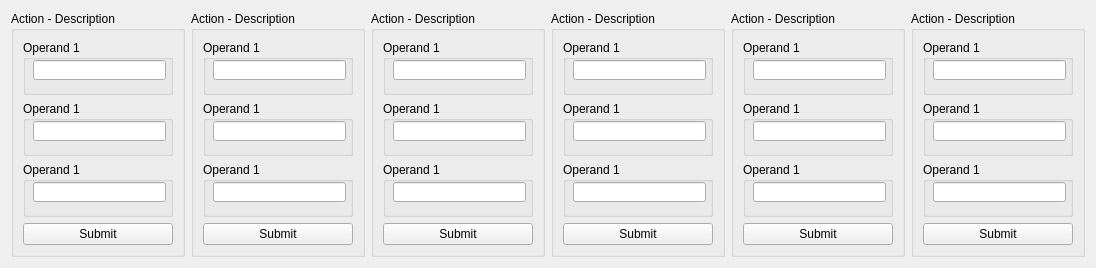
      <widget class="QWidget" name="scrollAreaWidgetContents">
       <property name="geometry">
        <rect>
         <x>-227</x>
         <y>0</y>
         <width>1068</width>
         <height>261</height>
        </rect>
       </property>
       <layout class="QGridLayout" name="gridLayout">
        <item row="0" column="0">
         <widget class="QGroupBox" name="groupBox_2">
          <property name="sizePolicy">
           <sizepolicy hsizetype="Preferred" vsizetype="Preferred">
            <horstretch>0</horstretch>
            <verstretch>0</verstretch>
           </sizepolicy>
          </property>
          <property name="minimumSize">
           <size>
            <width>0</width>
            <height>0</height>
           </size>
          </property>
          <property name="title">
           <string>Action - Description</string>
          </property>
          <property name="flat">
           <bool>false</bool>
          </property>
          <layout class="QVBoxLayout" name="verticalLayout_3">
           <property name="sizeConstraint">
            <enum>QLayout::SetNoConstraint</enum>
           </property>
           <item>
            <widget class="QGroupBox" name="groupBox_5">
             <property name="sizePolicy">
              <sizepolicy hsizetype="Minimum" vsizetype="Fixed">
               <horstretch>0</horstretch>
               <verstretch>0</verstretch>
              </sizepolicy>
             </property>
             <property name="minimumSize">
              <size>
               <width>150</width>
               <height>55</height>
              </size>
             </property>
             <property name="title">
              <string>Operand 1</string>
             </property>
             <widget class="QLineEdit" name="lineEdit_4">
              <property name="geometry">
               <rect>
                <x>10</x>
                <y>20</y>
                <width>133</width>
                <height>20</height>
               </rect>
              </property>
             </widget>
            </widget>
           </item>
           <item>
            <widget class="QGroupBox" name="groupBox_6">
             <property name="sizePolicy">
              <sizepolicy hsizetype="Minimum" vsizetype="Fixed">
               <horstretch>0</horstretch>
               <verstretch>0</verstretch>
              </sizepolicy>
             </property>
             <property name="minimumSize">
              <size>
               <width>150</width>
               <height>55</height>
              </size>
             </property>
             <property name="title">
              <string>Operand 1</string>
             </property>
             <widget class="QLineEdit" name="lineEdit_5">
              <property name="geometry">
               <rect>
                <x>10</x>
                <y>20</y>
                <width>133</width>
                <height>20</height>
               </rect>
              </property>
             </widget>
            </widget>
           </item>
           <item>
            <widget class="QGroupBox" name="groupBox_14">
             <property name="sizePolicy">
              <sizepolicy hsizetype="Minimum" vsizetype="Fixed">
               <horstretch>0</horstretch>
               <verstretch>0</verstretch>
              </sizepolicy>
             </property>
             <property name="minimumSize">
              <size>
               <width>150</width>
               <height>55</height>
              </size>
             </property>
             <property name="title">
              <string>Operand 1</string>
             </property>
             <widget class="QLineEdit" name="lineEdit_11">
              <property name="geometry">
               <rect>
                <x>10</x>
                <y>20</y>
                <width>133</width>
                <height>20</height>
               </rect>
              </property>
             </widget>
            </widget>
           </item>
           <item>
            <widget class="QPushButton" name="pushButton_2">
             <property name="text">
              <string>Submit</string>
             </property>
            </widget>
           </item>
          </layout>
         </widget>
        </item>
        <item row="0" column="1">
         <widget class="QGroupBox" name="groupBox">
          <property name="sizePolicy">
           <sizepolicy hsizetype="Preferred" vsizetype="Preferred">
            <horstretch>0</horstretch>
            <verstretch>0</verstretch>
           </sizepolicy>
          </property>
          <property name="minimumSize">
           <size>
            <width>0</width>
            <height>0</height>
           </size>
          </property>
          <property name="title">
           <string>Action - Description</string>
          </property>
          <property name="flat">
           <bool>false</bool>
          </property>
          <layout class="QVBoxLayout" name="verticalLayout_2">
           <property name="sizeConstraint">
            <enum>QLayout::SetNoConstraint</enum>
           </property>
           <item>
            <widget class="QGroupBox" name="groupBox_3">
             <property name="sizePolicy">
              <sizepolicy hsizetype="Minimum" vsizetype="Fixed">
               <horstretch>0</horstretch>
               <verstretch>0</verstretch>
              </sizepolicy>
             </property>
             <property name="minimumSize">
              <size>
               <width>150</width>
               <height>55</height>
              </size>
             </property>
             <property name="title">
              <string>Operand 1</string>
             </property>
             <widget class="QLineEdit" name="lineEdit_2">
              <property name="geometry">
               <rect>
                <x>10</x>
                <y>20</y>
                <width>133</width>
                <height>20</height>
               </rect>
              </property>
             </widget>
            </widget>
           </item>
           <item>
            <widget class="QGroupBox" name="groupBox_4">
             <property name="sizePolicy">
              <sizepolicy hsizetype="Minimum" vsizetype="Fixed">
               <horstretch>0</horstretch>
               <verstretch>0</verstretch>
              </sizepolicy>
             </property>
             <property name="minimumSize">
              <size>
               <width>150</width>
               <height>55</height>
              </size>
             </property>
             <property name="title">
              <string>Operand 1</string>
             </property>
             <widget class="QLineEdit" name="lineEdit_3">
              <property name="geometry">
               <rect>
                <x>10</x>
                <y>20</y>
                <width>133</width>
                <height>20</height>
               </rect>
              </property>
             </widget>
            </widget>
           </item>
           <item>
            <widget class="QGroupBox" name="groupBox_13">
             <property name="sizePolicy">
              <sizepolicy hsizetype="Minimum" vsizetype="Fixed">
               <horstretch>0</horstretch>
               <verstretch>0</verstretch>
              </sizepolicy>
             </property>
             <property name="minimumSize">
              <size>
               <width>150</width>
               <height>55</height>
              </size>
             </property>
             <property name="title">
              <string>Operand 1</string>
             </property>
             <widget class="QLineEdit" name="lineEdit_10">
              <property name="geometry">
               <rect>
                <x>10</x>
                <y>20</y>
                <width>133</width>
                <height>20</height>
               </rect>
              </property>
             </widget>
            </widget>
           </item>
           <item>
            <widget class="QPushButton" name="pushButton">
             <property name="text">
              <string>Submit</string>
             </property>
            </widget>
           </item>
          </layout>
         </widget>
        </item>
        <item row="0" column="2">
         <widget class="QGroupBox" name="groupBox_7">
          <property name="sizePolicy">
           <sizepolicy hsizetype="Preferred" vsizetype="Preferred">
            <horstretch>0</horstretch>
            <verstretch>0</verstretch>
           </sizepolicy>
          </property>
          <property name="minimumSize">
           <size>
            <width>0</width>
            <height>0</height>
           </size>
          </property>
          <property name="title">
           <string>Action - Description</string>
          </property>
          <property name="flat">
           <bool>false</bool>
          </property>
          <layout class="QVBoxLayout" name="verticalLayout_5">
           <property name="sizeConstraint">
            <enum>QLayout::SetNoConstraint</enum>
           </property>
           <item>
            <widget class="QGroupBox" name="groupBox_10">
             <property name="sizePolicy">
              <sizepolicy hsizetype="Minimum" vsizetype="Fixed">
               <horstretch>0</horstretch>
               <verstretch>0</verstretch>
              </sizepolicy>
             </property>
             <property name="minimumSize">
              <size>
               <width>150</width>
               <height>55</height>
              </size>
             </property>
             <property name="title">
              <string>Operand 1</string>
             </property>
             <widget class="QLineEdit" name="lineEdit_8">
              <property name="geometry">
               <rect>
                <x>10</x>
                <y>20</y>
                <width>133</width>
                <height>20</height>
               </rect>
              </property>
             </widget>
            </widget>
           </item>
           <item>
            <widget class="QGroupBox" name="groupBox_11">
             <property name="sizePolicy">
              <sizepolicy hsizetype="Minimum" vsizetype="Fixed">
               <horstretch>0</horstretch>
               <verstretch>0</verstretch>
              </sizepolicy>
             </property>
             <property name="minimumSize">
              <size>
               <width>150</width>
               <height>55</height>
              </size>
             </property>
             <property name="title">
              <string>Operand 1</string>
             </property>
             <widget class="QLineEdit" name="lineEdit_9">
              <property name="geometry">
               <rect>
                <x>10</x>
                <y>20</y>
                <width>133</width>
                <height>20</height>
               </rect>
              </property>
             </widget>
            </widget>
           </item>
           <item>
            <widget class="QGroupBox" name="groupBox_16">
             <property name="sizePolicy">
              <sizepolicy hsizetype="Minimum" vsizetype="Fixed">
               <horstretch>0</horstretch>
               <verstretch>0</verstretch>
              </sizepolicy>
             </property>
             <property name="minimumSize">
              <size>
               <width>150</width>
               <height>55</height>
              </size>
             </property>
             <property name="title">
              <string>Operand 1</string>
             </property>
             <widget class="QLineEdit" name="lineEdit_13">
              <property name="geometry">
               <rect>
                <x>10</x>
                <y>20</y>
                <width>133</width>
                <height>20</height>
               </rect>
              </property>
             </widget>
            </widget>
           </item>
           <item>
            <widget class="QPushButton" name="pushButton_4">
             <property name="text">
              <string>Submit</string>
             </property>
            </widget>
           </item>
          </layout>
         </widget>
        </item>
        <item row="0" column="3">
         <widget class="QGroupBox" name="groupBox_20">
          <property name="sizePolicy">
           <sizepolicy hsizetype="Preferred" vsizetype="Preferred">
            <horstretch>0</horstretch>
            <verstretch>0</verstretch>
           </sizepolicy>
          </property>
          <property name="minimumSize">
           <size>
            <width>0</width>
            <height>0</height>
           </size>
          </property>
          <property name="title">
           <string>Action - Description</string>
          </property>
          <property name="flat">
           <bool>false</bool>
          </property>
          <layout class="QVBoxLayout" name="verticalLayout_7">
           <property name="sizeConstraint">
            <enum>QLayout::SetNoConstraint</enum>
           </property>
           <item>
            <widget class="QGroupBox" name="groupBox_21">
             <property name="sizePolicy">
              <sizepolicy hsizetype="Minimum" vsizetype="Fixed">
               <horstretch>0</horstretch>
               <verstretch>0</verstretch>
              </sizepolicy>
             </property>
             <property name="minimumSize">
              <size>
               <width>150</width>
               <height>55</height>
              </size>
             </property>
             <property name="title">
              <string>Operand 1</string>
             </property>
             <widget class="QLineEdit" name="lineEdit_17">
              <property name="geometry">
               <rect>
                <x>10</x>
                <y>20</y>
                <width>133</width>
                <height>20</height>
               </rect>
              </property>
             </widget>
            </widget>
           </item>
           <item>
            <widget class="QGroupBox" name="groupBox_22">
             <property name="sizePolicy">
              <sizepolicy hsizetype="Minimum" vsizetype="Fixed">
               <horstretch>0</horstretch>
               <verstretch>0</verstretch>
              </sizepolicy>
             </property>
             <property name="minimumSize">
              <size>
               <width>150</width>
               <height>55</height>
              </size>
             </property>
             <property name="title">
              <string>Operand 1</string>
             </property>
             <widget class="QLineEdit" name="lineEdit_18">
              <property name="geometry">
               <rect>
                <x>10</x>
                <y>20</y>
                <width>133</width>
                <height>20</height>
               </rect>
              </property>
             </widget>
            </widget>
           </item>
           <item>
            <widget class="QGroupBox" name="groupBox_23">
             <property name="sizePolicy">
              <sizepolicy hsizetype="Minimum" vsizetype="Fixed">
               <horstretch>0</horstretch>
               <verstretch>0</verstretch>
              </sizepolicy>
             </property>
             <property name="minimumSize">
              <size>
               <width>150</width>
               <height>55</height>
              </size>
             </property>
             <property name="title">
              <string>Operand 1</string>
             </property>
             <widget class="QLineEdit" name="lineEdit_19">
              <property name="geometry">
               <rect>
                <x>10</x>
                <y>20</y>
                <width>133</width>
                <height>20</height>
               </rect>
              </property>
             </widget>
            </widget>
           </item>
           <item>
            <widget class="QPushButton" name="pushButton_6">
             <property name="text">
              <string>Submit</string>
             </property>
            </widget>
           </item>
          </layout>
         </widget>
        </item>
        <item row="0" column="4">
         <widget class="QGroupBox" name="groupBox_24">
          <property name="sizePolicy">
           <sizepolicy hsizetype="Preferred" vsizetype="Preferred">
            <horstretch>0</horstretch>
            <verstretch>0</verstretch>
           </sizepolicy>
          </property>
          <property name="minimumSize">
           <size>
            <width>0</width>
            <height>0</height>
           </size>
          </property>
          <property name="title">
           <string>Action - Description</string>
          </property>
          <property name="flat">
           <bool>false</bool>
          </property>
          <layout class="QVBoxLayout" name="verticalLayout_8">
           <property name="sizeConstraint">
            <enum>QLayout::SetNoConstraint</enum>
           </property>
           <item>
            <widget class="QGroupBox" name="groupBox_25">
             <property name="sizePolicy">
              <sizepolicy hsizetype="Minimum" vsizetype="Fixed">
               <horstretch>0</horstretch>
               <verstretch>0</verstretch>
              </sizepolicy>
             </property>
             <property name="minimumSize">
              <size>
               <width>150</width>
               <height>55</height>
              </size>
             </property>
             <property name="title">
              <string>Operand 1</string>
             </property>
             <widget class="QLineEdit" name="lineEdit_20">
              <property name="geometry">
               <rect>
                <x>10</x>
                <y>20</y>
                <width>133</width>
                <height>20</height>
               </rect>
              </property>
             </widget>
            </widget>
           </item>
           <item>
            <widget class="QGroupBox" name="groupBox_26">
             <property name="sizePolicy">
              <sizepolicy hsizetype="Minimum" vsizetype="Fixed">
               <horstretch>0</horstretch>
               <verstretch>0</verstretch>
              </sizepolicy>
             </property>
             <property name="minimumSize">
              <size>
               <width>150</width>
               <height>55</height>
              </size>
             </property>
             <property name="title">
              <string>Operand 1</string>
             </property>
             <widget class="QLineEdit" name="lineEdit_21">
              <property name="geometry">
               <rect>
                <x>10</x>
                <y>20</y>
                <width>133</width>
                <height>20</height>
               </rect>
              </property>
             </widget>
            </widget>
           </item>
           <item>
            <widget class="QGroupBox" name="groupBox_27">
             <property name="sizePolicy">
              <sizepolicy hsizetype="Minimum" vsizetype="Fixed">
               <horstretch>0</horstretch>
               <verstretch>0</verstretch>
              </sizepolicy>
             </property>
             <property name="minimumSize">
              <size>
               <width>150</width>
               <height>55</height>
              </size>
             </property>
             <property name="title">
              <string>Operand 1</string>
             </property>
             <widget class="QLineEdit" name="lineEdit_22">
              <property name="geometry">
               <rect>
                <x>10</x>
                <y>20</y>
                <width>133</width>
                <height>20</height>
               </rect>
              </property>
             </widget>
            </widget>
           </item>
           <item>
            <widget class="QPushButton" name="pushButton_7">
             <property name="text">
              <string>Submit</string>
             </property>
            </widget>
           </item>
          </layout>
         </widget>
        </item>
        <item row="0" column="5">
         <widget class="QGroupBox" name="groupBox_12">
          <property name="sizePolicy">
           <sizepolicy hsizetype="Preferred" vsizetype="Preferred">
            <horstretch>0</horstretch>
            <verstretch>0</verstretch>
           </sizepolicy>
          </property>
          <property name="minimumSize">
           <size>
            <width>0</width>
            <height>0</height>
           </size>
          </property>
          <property name="title">
           <string>Action - Description</string>
          </property>
          <property name="flat">
           <bool>false</bool>
          </property>
          <layout class="QVBoxLayout" name="verticalLayout_6">
           <property name="sizeConstraint">
            <enum>QLayout::SetNoConstraint</enum>
           </property>
           <item>
            <widget class="QGroupBox" name="groupBox_17">
             <property name="sizePolicy">
              <sizepolicy hsizetype="Minimum" vsizetype="Fixed">
               <horstretch>0</horstretch>
               <verstretch>0</verstretch>
              </sizepolicy>
             </property>
             <property name="minimumSize">
              <size>
               <width>150</width>
               <height>55</height>
              </size>
             </property>
             <property name="title">
              <string>Operand 1</string>
             </property>
             <widget class="QLineEdit" name="lineEdit_14">
              <property name="geometry">
               <rect>
                <x>10</x>
                <y>20</y>
                <width>133</width>
                <height>20</height>
               </rect>
              </property>
             </widget>
            </widget>
           </item>
           <item>
            <widget class="QGroupBox" name="groupBox_18">
             <property name="sizePolicy">
              <sizepolicy hsizetype="Minimum" vsizetype="Fixed">
               <horstretch>0</horstretch>
               <verstretch>0</verstretch>
              </sizepolicy>
             </property>
             <property name="minimumSize">
              <size>
               <width>150</width>
               <height>55</height>
              </size>
             </property>
             <property name="title">
              <string>Operand 1</string>
             </property>
             <widget class="QLineEdit" name="lineEdit_15">
              <property name="geometry">
               <rect>
                <x>10</x>
                <y>20</y>
                <width>133</width>
                <height>20</height>
               </rect>
              </property>
             </widget>
            </widget>
           </item>
           <item>
            <widget class="QGroupBox" name="groupBox_19">
             <property name="sizePolicy">
              <sizepolicy hsizetype="Minimum" vsizetype="Fixed">
               <horstretch>0</horstretch>
               <verstretch>0</verstretch>
              </sizepolicy>
             </property>
             <property name="minimumSize">
              <size>
               <width>150</width>
               <height>55</height>
              </size>
             </property>
             <property name="title">
              <string>Operand 1</string>
             </property>
             <widget class="QLineEdit" name="lineEdit_16">
              <property name="geometry">
               <rect>
                <x>10</x>
                <y>20</y>
                <width>133</width>
                <height>20</height>
               </rect>
              </property>
             </widget>
            </widget>
           </item>
           <item>
            <widget class="QPushButton" name="pushButton_5">
             <property name="text">
              <string>Submit</string>
             </property>
            </widget>
           </item>
          </layout>
         </widget>
        </item>
       </layout>
      </widget>
